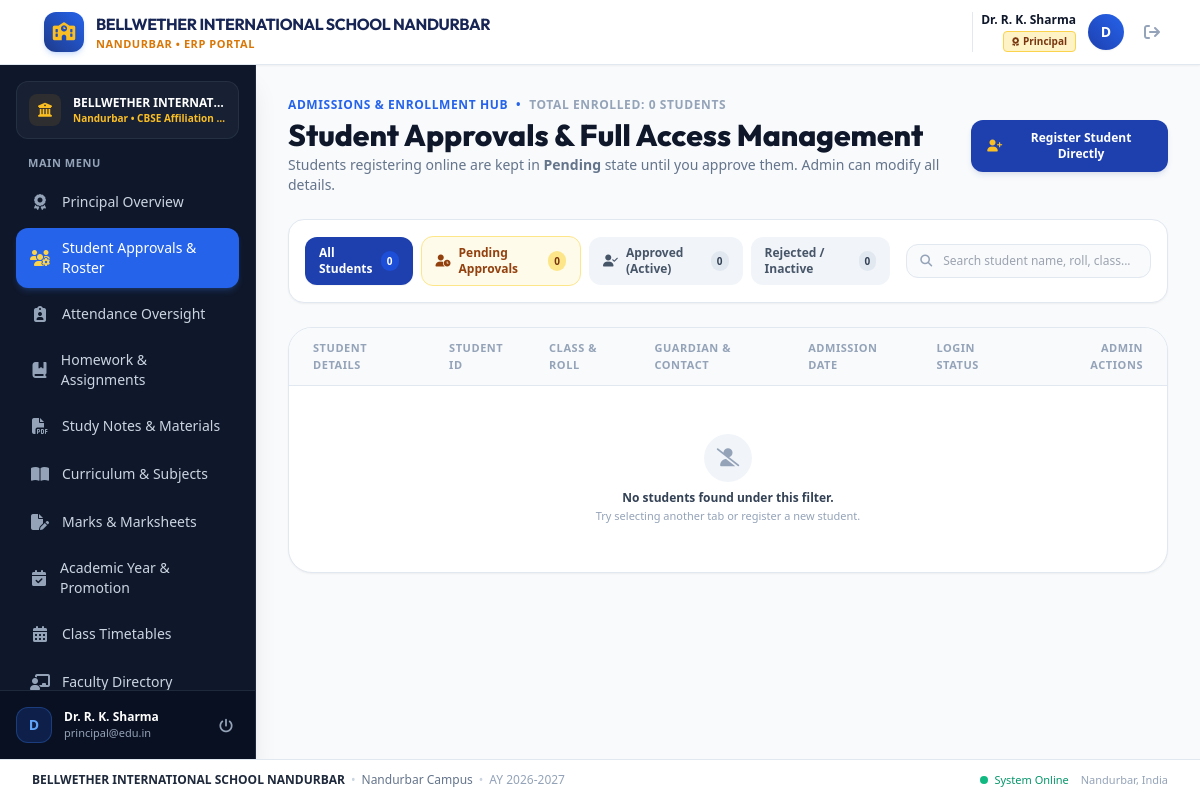
Screenshot of /admin/students.php (signed in) with the database file from the repository.
### tables this page shows
CREATE TABLE settings (
            key TEXT PRIMARY KEY,
            value TEXT
        );

### admin/students.php (the view, shortened to what the rows shown need)
<?php
require_once __DIR__ . '/../includes/auth.php';
?>
<?php
require_once __DIR__ . '/../includes/header.php';
require_once __DIR__ . '/../includes/sidebar.php';
?>
<main class="flex-1 overflow-y-auto bg-slate-50 p-4 sm:p-6 lg:p-8">
    <div class="flex flex-col sm:flex-row sm:items-center justify-between gap-4 mb-6">
        <div>
            <h1 class="text-2xl sm:text-3xl font-extrabold text-slate-900 font-['Outfit']">
                Student Approvals &amp; Full Access Management
            </h1>
        </div>
    </div>
    <div class="bg-white rounded-3xl border border-slate-200 shadow-sm overflow-hidden">
        <div class="overflow-x-auto">
            <table id="studentsTable" class="w-full text-left border-collapse">
                <thead>
                    <tr class="bg-slate-50 text-[11px] font-bold text-slate-400 uppercase tracking-wider border-b border-slate-200">
                        <th class="py-3 px-4 sm:px-6">Student Details</th>
                        <th class="py-3 px-4">Student ID</th>
                        <th class="py-3 px-4">Class &amp; Roll</th>
                        <th class="py-3 px-4">Guardian &amp; Contact</th>
                        <th class="py-3 px-4">Admission Date</th>
                        <th class="py-3 px-4">Login Status</th>
                        <th class="py-3 px-4 sm:px-6 text-right">Admin Actions</th>
                    </tr>
                </thead>
            </table>
        </div>
    </div>
</main>
<?php require_once __DIR__ . '/../includes/footer.php'; ?>

### includes/header.php (shortened to what the rows shown need)
<?php
require_once __DIR__ . '/auth.php';
$school_name = get_setting($pdo, 'school_name', 'BELLWETHER INTERNATIONAL SCHOOL NANDURBAR');
$school_city = get_setting($pdo, 'school_city', 'Nandurbar');
?>
<!DOCTYPE html>
<html lang="en" class="h-full bg-slate-50">
<head>
    <script src="https://cdn.tailwindcss.com"></script>
    <link rel="stylesheet" href="https://cdnjs.cloudflare.com/ajax/libs/font-awesome/6.5.1/css/all.min.css">
    <link rel="stylesheet" href="/assets/css/custom.css">
</head>
<body class="h-full flex flex-col font-sans text-slate-800 antialiased bg-slate-50">
    <header class="bg-white border-b border-slate-200 sticky top-0 z-30 shadow-sm no-print">
        <div class="px-4 sm:px-6 lg:px-8">
            <div class="flex items-center justify-between h-16">
                <div class="flex items-center space-x-3">
                    <a href="/" class="flex items-center space-x-2 sm:space-x-3 group min-w-0">
                        <div class="min-w-0">
                            <span class="text-xs sm:text-sm md:text-base font-bold tracking-tight text-navy-950 font-['Outfit'] block leading-tight truncate max-w-[130px] xs:max-w-[180px] sm:max-w-xs md:max-w-md lg:max-w-xl" title="<?= htmlspecialchars($school_name) ?>"><?= htmlspecialchars($school_name) ?></span>
                            <span class="text-[9px] sm:text-[11px] font-semibold tracking-wider text-amber-600 uppercase block truncate"><?= htmlspecialchars($school_city) ?> • ERP Portal</span>
                        </div>
                    </a>
                </div>
            </div>
        </div>
    </header>
    <div class="flex-1 flex overflow-hidden">

### includes/sidebar.php (shortened to what the rows shown need)
<?php
$school_name = isset($pdo) ? get_setting($pdo, 'school_name', 'BELLWETHER INTERNATIONAL SCHOOL NANDURBAR') : 'BELLWETHER INTERNATIONAL SCHOOL NANDURBAR';
$school_city = isset($pdo) ? get_setting($pdo, 'school_city', 'Nandurbar') : 'Nandurbar';
$school_affiliation = isset($pdo) ? get_setting($pdo, 'school_affiliation', 'CBSE #113042') : 'CBSE';
?>
<aside id="sidebar" class="fixed inset-y-0 left-0 z-40 w-64 bg-slate-900 text-slate-300 transform -translate-x-full lg:translate-x-0 lg:static lg:inset-auto transition-transform duration-200 ease-in-out flex flex-col justify-between shrink-0 shadow-xl border-r border-slate-800 no-print">
    <div class="p-4 flex-1 flex flex-col overflow-y-auto">
        <div class="px-3 py-3 mb-4 rounded-xl bg-slate-800/60 border border-slate-700/50 flex items-center space-x-3 min-w-0">
            <div class="min-w-0 flex-1">
                <p class="text-xs font-bold text-white truncate" title="<?= htmlspecialchars($school_name) ?>"><?= htmlspecialchars($school_name) ?></p>
                <p class="text-[10px] text-amber-400 font-semibold truncate"><?= htmlspecialchars($school_city) ?> • <?= htmlspecialchars($school_affiliation) ?></p>
            </div>
        </div>
    </div>
</aside>

### includes/footer.php (shortened to what the rows shown need)
<?php
$footer_school_name = isset($pdo) ? get_setting($pdo, 'school_name', 'BELLWETHER INTERNATIONAL SCHOOL NANDURBAR') : 'BELLWETHER INTERNATIONAL SCHOOL NANDURBAR';
$footer_school_city = isset($pdo) ? get_setting($pdo, 'school_city', 'Nandurbar') : 'Nandurbar';
?>
    </div>
    <footer class="bg-white border-t border-slate-200 py-3 px-4 sm:px-6 lg:px-8 text-xs text-slate-500 flex flex-col sm:flex-row items-center justify-between gap-2 no-print">
        <div class="flex flex-wrap items-center justify-center sm:justify-start gap-1.5 text-center sm:text-left min-w-0">
            <span class="font-bold text-slate-800 break-words"><?= htmlspecialchars($footer_school_name) ?></span>
            <span class="text-slate-300 hidden sm:inline">&bull;</span>
            <span class="text-slate-500"><?= htmlspecialchars($footer_school_city) ?> Campus</span>
            <span class="text-slate-300 hidden sm:inline">&bull;</span>
            <span class="text-slate-400">AY 2026-2027</span>
        </div>
        <div class="flex items-center space-x-3 shrink-0">
            <span class="inline-flex items-center text-emerald-600 font-medium text-[11px]">
                <span class="w-2 h-2 rounded-full bg-emerald-500 mr-1.5 animate-pulse"></span> System Online
            </span>
            <span class="text-slate-400 text-[11px]"><?= htmlspecialchars($footer_school_city) ?>, India</span>
        </div>
    </footer>
</body>
</html>

### rows the page displays
settings: value "BELLWETHER INTERNATIONAL SCHOOL NANDURBAR", value "BELLWETHER INTERNAT…"
settings: value "NANDURBAR", value "Nandurbar"
settings: value "CBSE Affiliation…"

### other values shown
$current_user['name'] "Dr. R. K. Sharma"
$role_label "Principal"
substr($current_user['name'], 0, 1) "D"
$item['title'] "Principal Overview"
$item['title'] "Student Approvals & Roster"
$item['title'] "Attendance Oversight"
$item['title'] "Homework & Assignments"
$item['title'] "Study Notes & Materials"
$item['title'] "Curriculum & Subjects"
$item['title'] "Marks & Marksheets"
$item['title'] "Academic Year & Promotion"
$item['title'] "Class Timetables"
$item['title'] "Faculty Directory"
substr($user['name'] ?? 'U', 0, 1) "D"
$user['name'] "Dr. R. K. Sharma"
